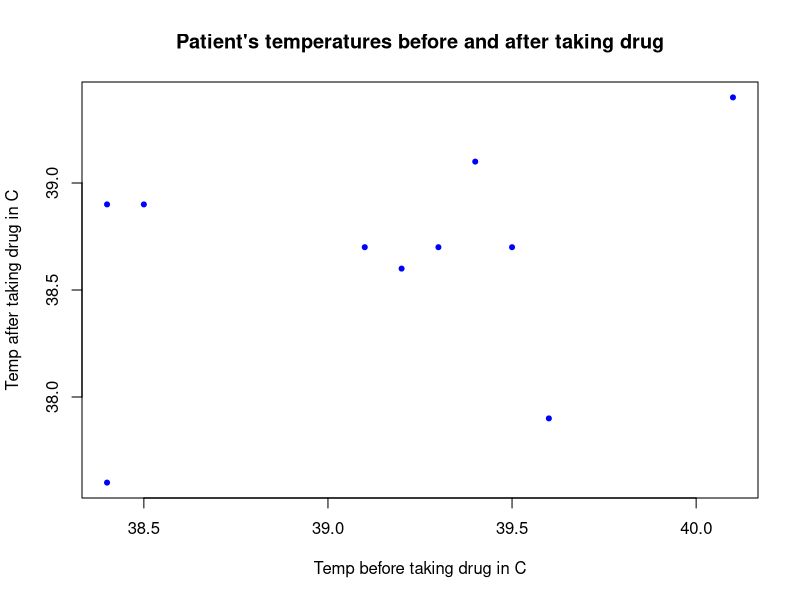

Source code (R):
#Task_2

#The measured temperatures (in C) before and 3 hours after taking a drug can be found for ten
#different patients

#Given sample data
before <- c(38.4, 39.6, 39.4, 40.1, 39.2, 38.5, 39.3, 39.1, 38.4, 39.5)
after <- c(37.6, 37.9, 39.1, 39.4, 38.6, 38.9, 38.7, 38.7, 38.9, 38.7)

#a) Describe which sample situation (one, two, paired, multiple, ...) we have here

#As we could see that the each patient is measured with two temperatures before and 
#after taking the drug. Here, the variable(Temperature) is same and measured twice.
#From the above, we can conclude that the given sample is paired.

#b) Generate a scatter plot of the data. What do you observe?
#Creating a scatter plot
plot(before, after, main = "Patient's temperatures before and after taking drug",
     xlab = "Temp before taking drug in C", ylab = "Temp after taking drug in C",
     pch = 20, col = "blue")

#Observations:
#Most of the points move from lower-left to upper-right, but due to outliers at starting,
#it can be considered as weaker positive correlation
#Points are closely clustered around a linear pattern
#Outliers - Three datapoints are deviated from the overall pattern of the scatter plot
#Relationship - Except outliers, the datapoints follow straight line with linear relationship



#c) Estimate the correlation between the temperature values before and after taking the drug.

#Calcuting the correlation coefficient
correlation <- cor(before, after)

#Correlation Coefficient: 0.3485987 
#As the Correlation Coefficient(0.3485987) is greater than 0, we consider the correlation
#as positive correlation. However the correlation value is closer to 0 indicate a 
#weaker positive correlation.


#d) Test for level α = 0.05 if the correlation is significant (you can decide in one- or two-sided
#alternative). To this end, research (in literature or online) which test is suitable for this
#task and verify that its assumptions are satisfied for the data at hand.

#The most common test to check whether correlation is significant or not is Pearson correlation test.

#Null Hypothesis: H0: The correlation coefficient (ρ) is equal to zero.
#Alternative Hypothesis (HA): 
#The correlation coefficient (ρ) is not equal to zero(two-sided alternative)
#HA (Positive Correlation): ρ > 0 or HA (Negative Correlation): ρ < 0 (one-sided alternative)

#Pearson correlation test
cor.test(before, after, alternative = "greater")

#As the correlation coefficient is positive, one-sided alternative is considered and used "greater" 
# alternative in the correlation test.

#p-value = 0.1618

#As the p-value is greater than the alpha(0.05) value, we can not reject the null hypothesis
#the correlation is not significant i.e The correlation coefficient (ρ) is equal to zero.


#Before using paired t-test, the test assumes that the difference between the observations follows a
#normal distribution. The Shapiro-Wilk test is used to check the normality.

difference <- before - after
#checking whether the difference is normally distributed

#Null hypothesis: The difference follows normal distribution
#Alternative hypothesis:The difference does not follows normal distribution

shapiro.test(difference)

#p-value = 0.3265 (from the test)
#since the p-value is greater than the given significance level(alpha = 0.05),
#we don't reject the null hypothesis and the difference follows normal distribution.

#As the assumption is fulfilled, paired t-test is carried

#Null hypothesis: No significant difference between the temperatures of different patients
#Alternative hypothesis: Significant difference between the temperatures of different patients

t.test(before, after, paired = TRUE, alternative = "greater")

#p-value = 0.01635 (from the test)
#As the p-value is smaller than the alpha(0.05) value, we can reject the null hypothesis
#and can conclude that there is significant difference between the temperatures of different patients.


